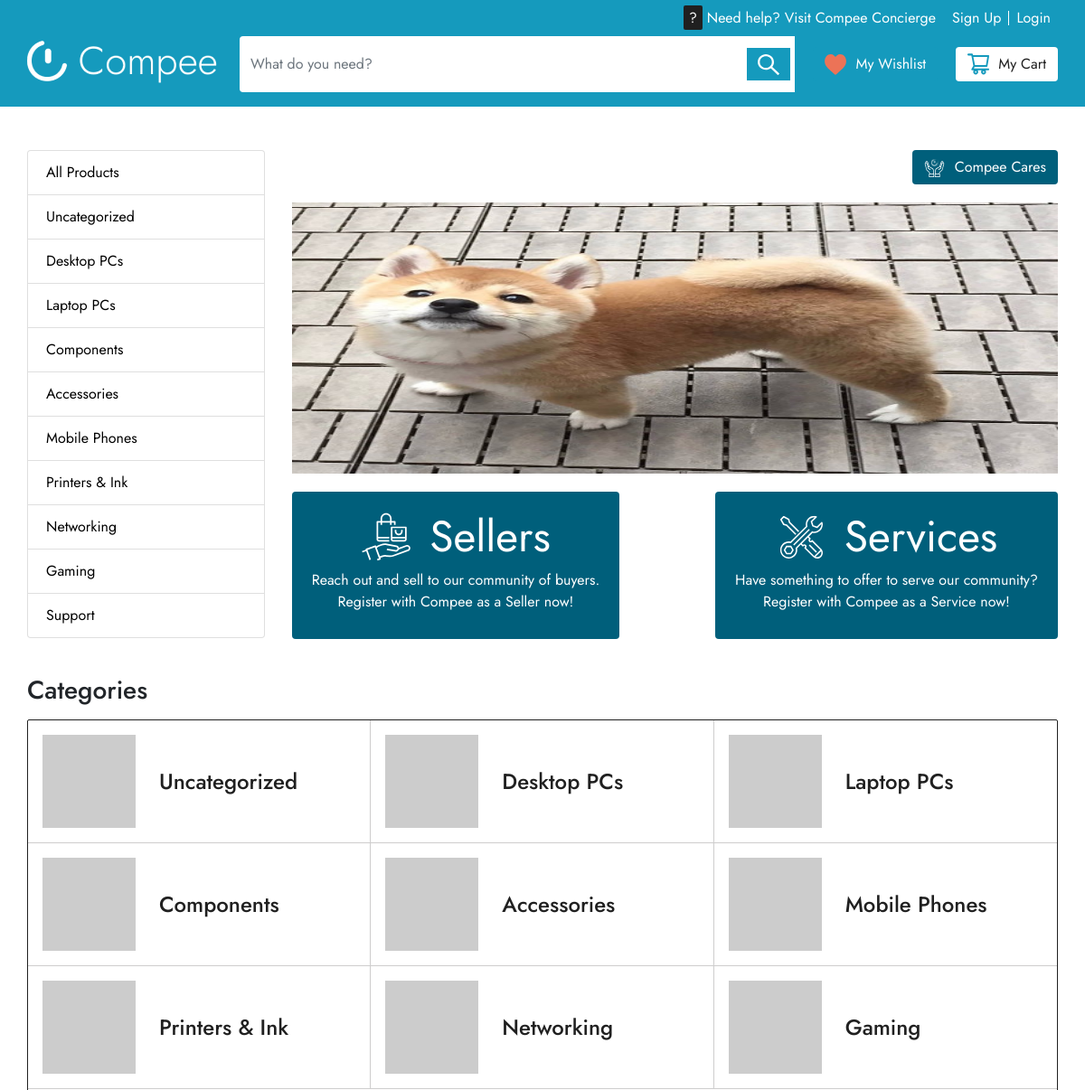
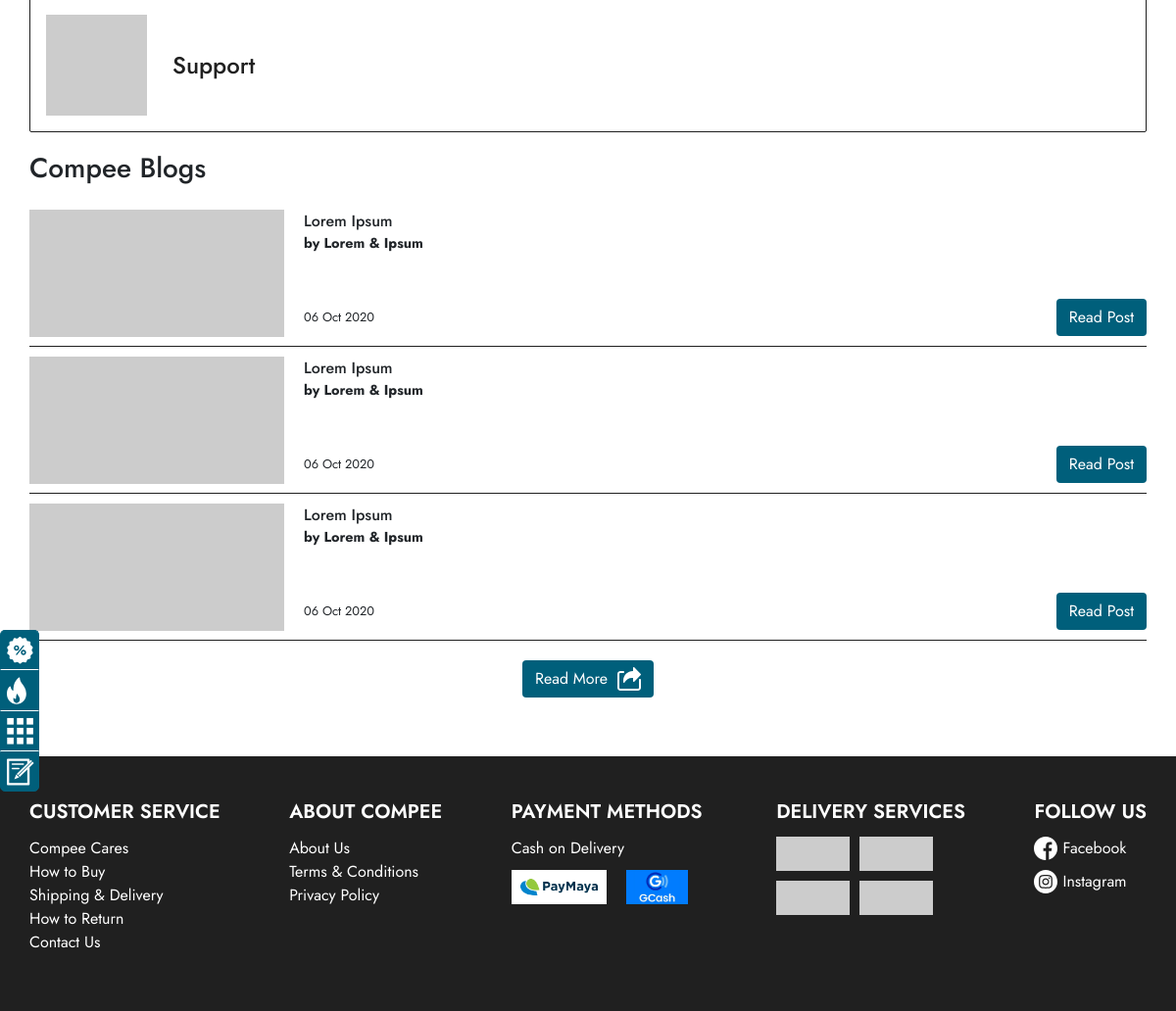
The page / on the database its author committed (2 pictures, top to bottom).
### admins/models.py (models this page shows, shortened)
class Category(models.Model):
    category_id = models.AutoField(primary_key=True)
    name = models.CharField(max_length=100)
    image = models.ImageField(default='default.jpg', upload_to='cat_pics')
    def __str__(self):
        return f'{self.name}'

class Banner(models.Model):
    image = models.ImageField(default='default.jpg', upload_to='banner_pics')

### main/views.py (the view, shortened to what this page needs)
# urls.py: 2. Add a URL to urlpatterns:  path('', Home.as_view(), name='home')
def Home(request):
    categories = Category.objects.all()
    context = {
        'categories' : categories,
        'banner': Banner.objects.all().first()
    }
    q_groups = DisplayGroup.objects.filter(enabled=True)
    return render(request, 'main/pages/home.html', context)

### templates/main/pages/home.html (shortened to what this page needs)
{% extends "base.html" %}
{% load static %}
{% block stylesheets %}
<link rel="stylesheet" href="{% static 'css/styles/home.css' %}">
{% endblock stylesheets %}
{% block content %}
    <section class="banner-menu">
        <div class="row">
            {% include 'main/partials/_categories.html' %}
            <div class="col-md-9 d-flex flex-column ss-content">
                <div class="concierge-btn d-flex justify-content-end align-items-end">
                    <a href="{% url 'compee-cares' %}" class="btn btn-navy d-flex justify-content-center align-items-center">
                        <div class="compee-cares icon"></div>
                        <span>Compee Cares</span>
                    </a>
                </div>
                <div class="ss-banner">
                    <img src="{{ banner.image.url }}" width="100%" height="300px">
                </div>
                <div class="sellers-services d-flex justify-content-between align-items-center">
                    <a href="{% url 'vendors-main' %}" class="sellers btn btn-navy">
                        <div class="ss-wrapper d-flex justify-content-center align-items-center">
                            <div class="sellers-icon icon"></div>
                            <span>Sellers</span>
                        </div>
                        <p>
                            Reach out and sell to our community of buyers.<br>Register with Compee as a Seller now!
                        </p>
                    </a>
                    <a href="{% url 'services-main' %}" class="services btn btn-navy">
                        <div class="ss-wrapper d-flex justify-content-center align-items-center">
                            <div class="services-icon icon"></div>
                            <span>Services</span>
                        </div>
                        <p>
                            Have something to offer to serve our community?<br>Register with Compee as a Service now!
                        </p>
                    </a>
                </div>
            </div>
        </div>
        <div class="compee-overlay">
            <a href="" class="overlay-icon d-flex align-items-center">
                <img src="../../../static/img/icons/Sale.svg" alt="deals">
            </a>
            <a href="" class="overlay-icon d-flex align-items-center">
                <img src="../../../static/img/icons/Most Popular.svg" alt="popular">
                <span>Most Popular</span>
            </a>
            <a href="" class="overlay-icon d-flex align-items-center">
                <img src="../../../static/img/icons/Categories.svg" alt="categories">
            </a>
            <a href="" class="overlay-icon d-flex align-items-center">
                <img src="../../../static/img/icons/Blogs.svg" alt="blogs">
            </a>
        </div>
    </section>
    <section class="categories">
        <h3>Categories</h3>
        <div class="container categories-container">
            {% for cat in categories %}
                    {% if forloop.first %}<div class="row">{% endif %}
                    <a href="{% url 'category-filter' cat.name %}" class="col-lg-4 cat-item cat-item--{{forloop.counter}} d-flex justify-content-start align-items-center">
                        <img src="https://via.placeholder.com/150" alt=""><span>{{ cat }}</span>
                    </a>
                    {% if forloop.counter|divisibleby:"3" %}</div><div class="row">{% endif %}
                    {% if forloop.last %}</div>{% endif %}
                {% endfor %}
        </div>
    </section>
    <section class="compee-blogs" id="blogs">
        <h3>Compee Blogs</h3>
        <div class="blog-container">
            {% for i in '123'|make_list %}
            <div class="blog-item d-flex justify-content-start align-items-start">
                <div class="blog-img">
                    <img src="https://via.placeholder.com/300x150" alt="">
                </div>
                <div class="blog-details d-flex flex-column justify-content-between">
                    <div class="blog-header">
                        <span class="blog-title">Lorem Ipsum</span>
                        <span class="blog-author">by Lorem & Ipsum</span>
                    </div>
                    <div class="blog-published d-flex justify-content-between align-items-center">
                        <span>06 Oct 2020</span>
                        <a href="" class="btn btn-navy">Read Post</a>
                    </div>
                </div>
            </div>
            {% endfor %}
            <div class="read-more d-flex justify-content-center align-items-center">
                <a href="#" class="btn btn-navy d-flex justify-content-center align-items-center">
                    <span>Read More</span>
                    <div class="share icon"></div>
                </a>
            </div>
        </div>
    </section>
{% endblock content %}

### templates/main/partials/_categories.html (shortened to what this page needs)
<div class="col-md-3">
    <ul class="list-group">
        <li class="list-group-item"><a href="">All Products</a></li>
        {% for cat in categories %}
            <li class="list-group-item"><a href="{% url 'category-filter' cat.name %}" >{{ cat.name }}</a></li>
        {% endfor %}
    </ul>
</div>

### static/css/style.css (style rules this page uses)
* { padding: 0; margin: 0; text-decoration: none; }
html, body { height: 100%; min-width: 100%; min-height: 100%; position: relative; font-family: 'Jost', sans-serif; }
a { text-decoration: none; }
ul { list-style-type: none; }
.btn-navy { background-color: #005F7B; color: #fff; }
a.btn>.icon { margin-right: 10px; }
.icon { height: 1.5rem; width: 1.5rem; background-position: center; background-repeat: no-repeat; background-size: contain; }
.container { padding: 0px; }

### static/css/styles/home.css (style rules this page uses)
section { margin-bottom: 20px; }
h3 { margin-bottom: 15px; }
.compee-cares { background-image: url('../../img/icons/Compee\ Cares\ Logo.svg'); }
.sellers-icon { background-image: url('../../img/icons/seller.svg'); width: 3.5em; height: 3.5em; }
.services-icon { background-image: url('../../img/icons/services.svg'); width: 3.5em; height: 3.5em; }
.sellers-services a { background: #005F7B; text-decoration: none; padding: 1.5% 2.5%; }
.sellers-services a:first-child { margin-right: 20px; }
.sellers-services p { color: #fff; text-align: center; }
.sellers-services .ss-wrapper span { color: #fff; font-size: 3em; margin-left: 20px; }
.banner-menu .ss-content>div { margin-bottom: 20px; }
.compee-overlay { position: fixed; display: inline-block; bottom: 10%; left: 0; z-index: 999; }
.overlay-icon { background-color: #005F7B; ; color: #fff; font-weight: 500; max-width: calc(.75em + 1.75em); width: auto; border: 1px solid #005F7B; ; align-items: center; overflow: hidden; -webkit-transition: max-width 0.5s; transition: max-width 0.5s; display: inline-flex; }
a.overlay-icon { text-decoration: none; color: #fff; }
.overlay-icon span { white-space: nowrap; padding: .35em; }
.overlay-icon:first-child { border-top-left-radius: 5px; border-top-right-radius: 5px; }
.overlay-icon:last-child { border-bottom-left-radius: 5px; border-bottom-right-radius: 5px; }
.overlay-icon:not(:last-child) { border-bottom: 1px solid #fff; }
.overlay-icon img { width: 1.75em; height: 1.75em; margin: .35em; }
ul li a { color: black; }
.categories-container { border: 1px solid #202020; border-radius: 2px; }
.categories-container .row { margin: 0; }
.categories-container .row a.cat-item { padding: 0; text-decoration: none; color: #202020; }
.categories-container .row .cat-item img { padding: 1em; width: 135px; height: auto; }
.categories-container .row .cat-item span { font-weight: 500; font-size: 1.5em; margin: 0 10px; }
.categories-container .row:not(:last-child) .cat-item { border-bottom: 1px solid #CECDCD; }
.categories-container .row .cat-item:not(:last-child) { border-right: 1px solid #CECDCD; }
.blog-item { height: 150px; width: 100%; border-bottom: 1px solid #202020; padding: 10px 0; }
.blog-img img { height: 130px; width: auto; }
.blog-details { height: 100%; width: 100%; margin-left: 20px; }
.blog-header span { display: block; }
.blog-header span.blog-title { font-weight: 500; line-height: 24px; }
.blog-header span.blog-author { font-weight: 700; font-size: 0.9em; }
.blog-published span { font-size: 0.8em; }
.blog-published { width: 100%; }
.read-more { margin-top: 20px; }
.share { background-image: url('../../img/icons/share.svg'); margin-left: 10px; margin-right: 0px !important; }

### rows shown on the page
Category: name "Uncategorized"
Category: name "Desktop PCs"
Category: name "Laptop PCs"
Category: name "Components"
Category: name "Accessories"
Category: name "Mobile Phones"
Category: name "Printers & Ink"
Category: name "Networking"
Category: name "Gaming"
Category: name "Support"
Banner: image (picture)
